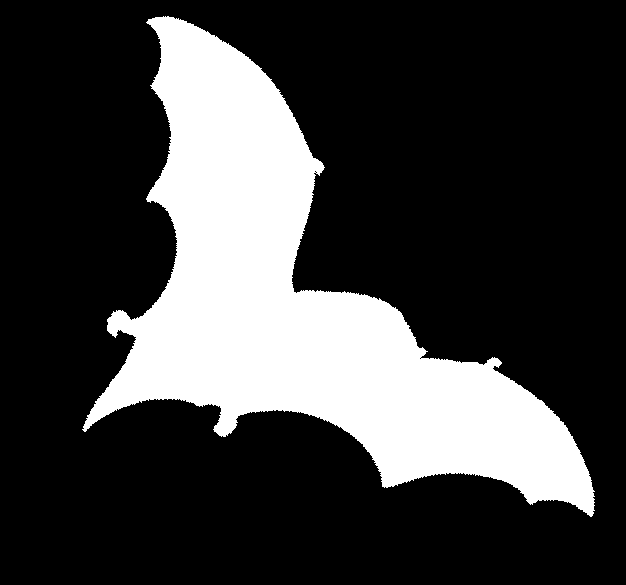
#> input picture Classification/images/data/mpeg7/bat/bat-1.png, 626 x 585 px; its folder holds only this picture in this run
$ python l04_e01.py
#> lines starting #> are read from the running program, lines starting #| are printed output that depends on the picture; after the words box and inside, x2 and y2 are one past the last pixel; in counts of white or black regions, pixels touching at a corner belong together
from skimage import measure

from os import listdir, path

from imageio import imread

from math import pi

import numpy as np

from sklearn import preprocessing, model_selection

from scipy.stats import norm

import matplotlib.pyplot as pp

import seaborn as sb

# Load M Peg 7

mpeg7Path = './data/mpeg7'

mpeg7 = {}

for className in listdir(mpeg7Path):
    mpeg7.update(
        {
            className: {
                image: imread(path.join(mpeg7Path, className, image)) for image in sorted(listdir(path.join(mpeg7Path, className)))
            }
        }
    )

# Get morphological properties

mpeg7Properties = {}

mpeg7DataCache = []

mpeg7LabelsCache = []

for className, imagesDict in mpeg7.items():
    mpeg7Properties.update({className: {}})

    for imageName, imageMatrix in imagesDict.items():
        # Get labels

        imageLabeled = measure.label(imageMatrix, background=0)

        # Get properties

        for prop in measure.regionprops(imageLabeled, imageMatrix):
            mpeg7Properties[className].update({
                imageName: [
                    prop.area,
                    prop.eccentricity,
                    prop.mean_intensity,
                    prop.solidity,
                    (4 * pi * prop.area) /
                    prop.perimeter ** float(2)  # Circularity
                ]
            })

            mpeg7DataCache.append(mpeg7Properties[className][imageName])

            mpeg7LabelsCache.append(className)
#> this loop made 2 passes
#> className on passes 1 to 2: 'bat', 'bone'
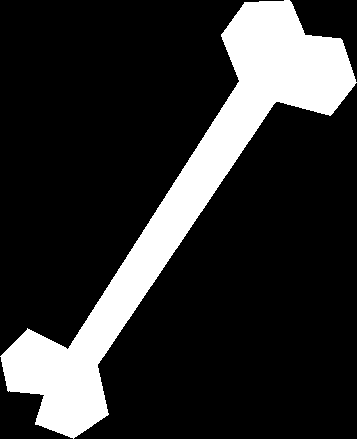
#> imageMatrix: shape (439, 357); 18.7% white; 1 white region, box (x1, y1, x2, y2) and area: (0, 0, 357, 439) 29232
#> after the loop, mpeg7DataCache = [[89600, 0.875, 255, 0.647, 0.197], [29232, 0.986, 255, 0.472, 0.19]]; mpeg7LabelsCache = ['bat', 'bone']; mpeg7Properties = 2 items

mpeg7Data = np.vstack(mpeg7DataCache)
#> mpeg7Data has the same summary as mpeg7DataCache

lp = preprocessing.LabelEncoder()

lp.fit(mpeg7LabelsCache)

mpeg7Labels = lp.transform(mpeg7LabelsCache)
#> mpeg7Labels = [0, 1]

mpeg7LabelsNames = lp.classes_

# Split dataset

x_train, x_test, y_train, y_test = model_selection.train_test_split(
    mpeg7Data,
    mpeg7Labels,
    test_size=0.25
)  # Data x_train / labels y_train
#> x_train = [[89600, 0.875, 255, 0.647, 0.197]]; x_test = [[29232, 0.986, 255, 0.472, 0.19]]; y_train = [0]; y_test = [1]

# Normal distribution
#
# www.scipy-lectures.org/intro/scipy/auto_examples/plot_normal_distribution.html
#
# www.tutorialspoint.com/python/python_normal_distribution.htm
#
# docs.scipy.org/doc/numpy-1.15.0/reference/generated/numpy.random.normal.html
#
# seaborn.pydata.org/generated/seaborn.distplot.html

np.random.seed(0)

mpeg7DataNormalized = preprocessing.minmax_scale(mpeg7Data)
#> mpeg7DataNormalized = [[1, 0, 0, 1, 1], [0, 1, 0, 0, 0]]

mu, sigma = mpeg7DataNormalized.mean(), mpeg7DataNormalized.std()
#> mu = 0.4; sigma = 0.49

# pp.figure(figsize=(8,4))
#
# count, bins, ignored = pp.hist(
#     np.random.normal(mu, sigma, 1000),
#     len(mpeg7DataNormalized),
#     density=True,
# )
#
# pp.plot(bins,
#     1 / (sigma * np.sqrt(2 * np.pi)) * \
#          np.exp(- (bins - mu)**2 / (2 * sigma**2)),
#     linewidth = 1,
#     color = 'r'
# )

sb.set()

ax = sb.distplot(np.random.normal(mu, sigma, 1000))

ax.set_title('Normal Distribution')

pp.show()
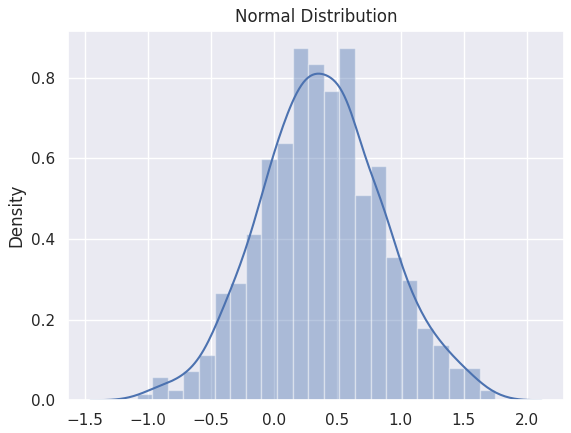
#> figure drawn by matplotlib, 1 panel; curve peaks at x = 0.357, y = 0.81
